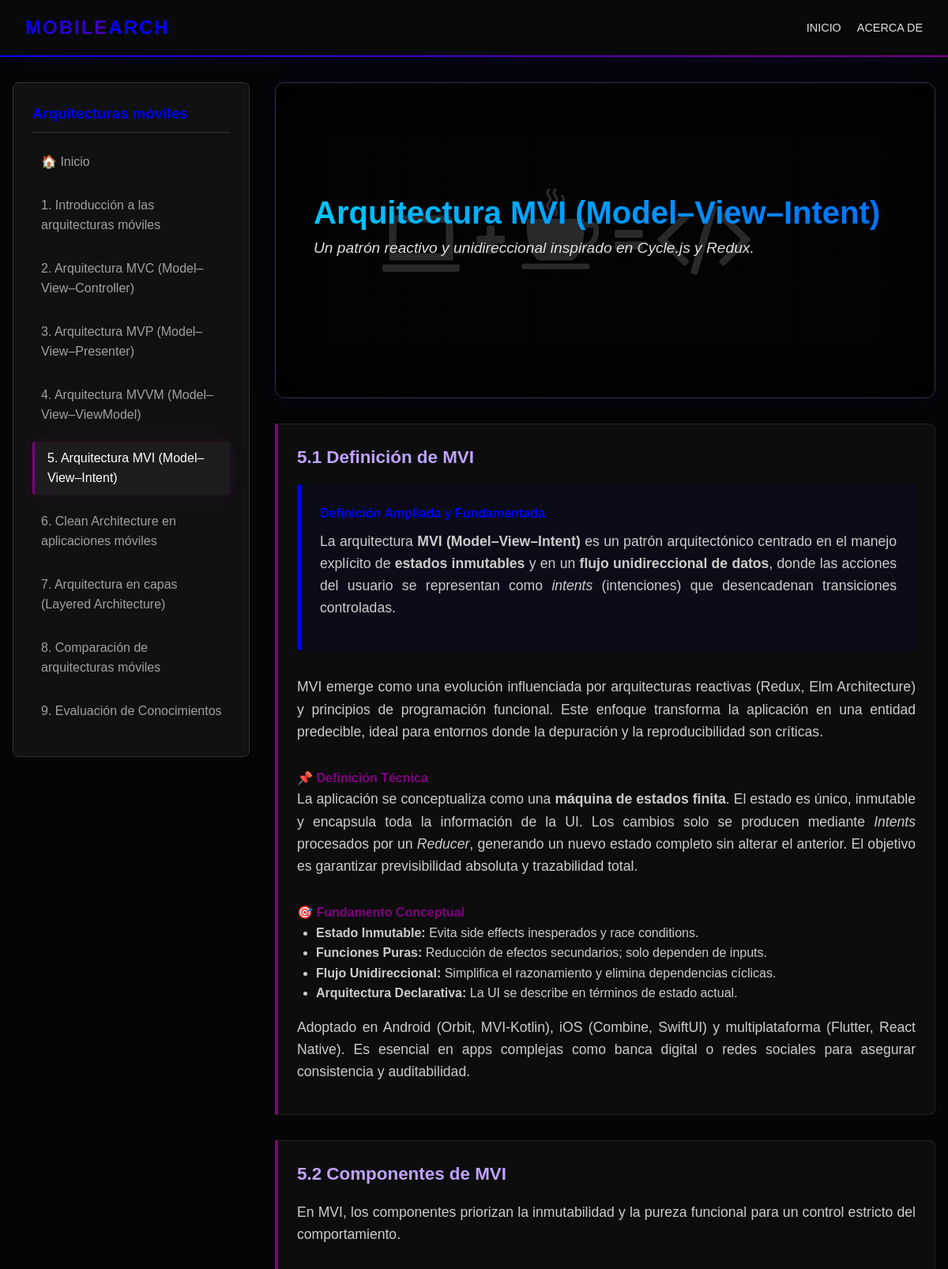
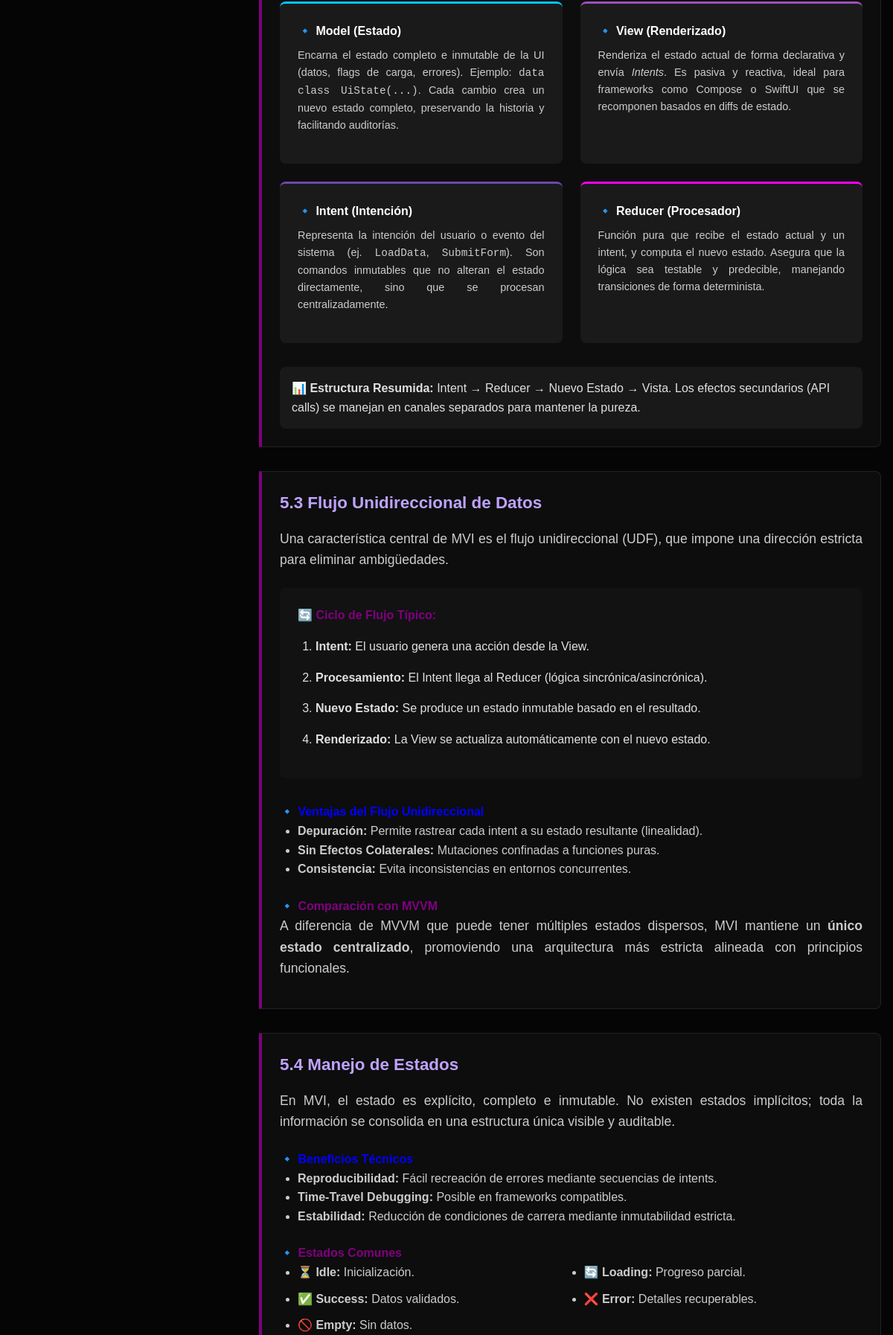
The app's page /legacy_php/topic.php?id=5 (upper part) with its own data (2 pictures, top to bottom).
### tables this page shows
CREATE TABLE `temas` (
  `id` int(11) NOT NULL AUTO_INCREMENT,
  `titulo` varchar(255) NOT NULL,
  `descripcion` text,
  PRIMARY KEY (`id`)
);

CREATE TABLE `subtemas` (
  `id` int(11) NOT NULL AUTO_INCREMENT,
  `tema_id` int(11) NOT NULL,
  `titulo` varchar(255) NOT NULL,
  `contenido` text NOT NULL,
  PRIMARY KEY (`id`),
  FOREIGN KEY (`tema_id`) REFERENCES `temas`(`id`) ON DELETE CASCADE
);

### legacy_php/topic.php (the view, shortened to what this page needs)
<?php include 'includes/header.php'; ?>
<?php
$id = isset($_GET['id']) ? intval($_GET['id']) : 0;
if ($id > 0) {
    $sql_topic = "SELECT * FROM temas WHERE id = $id";
    $res_topic = $conn->query($sql_topic);
    if ($res_topic && $res_topic->num_rows > 0) {
        $topic = $res_topic->fetch_assoc();
?>
        <div class="topic-container">
            <div class="hero" style="background: linear-gradient(rgba(0,0,0,0.8), rgba(0,0,0,0.8)), url('/Exposicion/images/intro.jpg'); margin-bottom: 2rem;">
                <div class="hero-text">
                    <h1 class="glow-text" style="font-size: 2.5rem; margin-bottom: 0.5rem;"><?php echo htmlspecialchars($topic["titulo"]); ?></h1>
                    <p style="font-size: 1.2rem; color: #e0e0e0; font-style: italic;">
                        <?php echo htmlspecialchars($topic["descripcion"]); ?>
                    </p>
                </div>
            </div>
            <div class="subtopics-list">
                <?php
                $sql_subs = "SELECT * FROM subtemas WHERE tema_id = $id ORDER BY id ASC";
                $res_subs = $conn->query($sql_subs);
                if ($res_subs && $res_subs->num_rows > 0) {
                    while ($sub = $res_subs->fetch_assoc()) {
                ?>
                        <div class="subtopic card">
                            <h3><?php echo htmlspecialchars($sub["titulo"]); ?></h3>
                            <div class="subtopic-content">
                                <?php
                                echo $sub["contenido"];
                                ?>
                            </div>
                        </div>
                <?php
                    }
                }
                ?>
            </div>
        </div>
<?php
    } else {
        echo '<div class="card"><h2>Tema no encontrado</h2><p>El tema solicitado no existe en nuestra base de datos.</p></div>';
    }
} else {
    echo '<div class="card"><h2>ID de tema inválido</h2><p>Por favor selecciona un tema válido desde el menú.</p></div>';
}
?>

### includes/header.php (shortened to what this page needs)
<?php
include __DIR__ . '/db.php';
?>
<!DOCTYPE html>
<html lang="es">
<head>
    <link rel="stylesheet" href="css/styles.css?v=<?php echo time(); ?>">
</head>
<body>
    <header>
        <nav class="navbar">
            <div class="logo">Mobile<span style="color:var(--accent-blue)">Arch</span></div>
            <ul class="nav-links">
                <li><a href="index.php">Inicio</a></li>
                <li><a href="about.php">Acerca de</a></li>
            </ul>
        </nav>
    </header>
    <div class="container">
        <aside class="sidebar">
            <h3>Arquitecturas móviles</h3>
            <ul class="topic-list">
                <?php
                $sql = "SELECT id, titulo FROM temas ORDER BY id ASC";
                $result = $conn->query($sql);
                $current_id = isset($_GET['id']) ? intval($_GET['id']) : 0;
                $is_home = basename($_SERVER['PHP_SELF']) == 'index.php';
                echo '<li><a href="index.php" class="' . ($is_home ? 'active' : '') . '">🏠 Inicio</a></li>';
                if ($result && $result->num_rows > 0) {
                    while($row = $result->fetch_assoc()) {
                        $title = $row["titulo"];
                        $active_class = ($row["id"] == $current_id && !$is_home) ? 'active' : '';
                        echo '<li><a href="topic.php?id=' . $row["id"] . '" class="' . $active_class . '">' . $row["id"] . '. ' . htmlspecialchars($title) . '</a></li>';
                    }
                }
                ?>
            </ul>
        </aside>
        <main class="content">

### css/styles.css (style rules this page uses)
:root { --bg-color: #050505; --card-bg: #111111; --text-main: #e0e0e0; --text-secondary: #a0a0a0; --accent-blue: #0000ff; --accent-purple: #800080; --gradient-main: linear-gradient(135deg, var(--accent-blue), var(--accent-purple)); }
* { box-sizing: border-box; margin: 0; padding: 0; }
body { font-family: Arial, Helvetica, sans-serif; font-weight: 400; font-style: normal; background-color: var(--bg-color); color: var(--text-main); line-height: 1.6; overflow-x: hidden; }
h1, h2, h3, h4, h5, h6 { font-family: Arial, Helvetica, sans-serif; font-weight: 700; }
header { background: rgba(10, 10, 10, 0.95); border-bottom: 2px solid; border-image: var(--gradient-main) 1; padding: 1rem 2rem; position: sticky; top: 0; z-index: 1000; box-shadow: 0 0 20px rgba(0, 0, 255, 0.2); animation: slideDown 0.5s ease-out; }
.navbar { display: flex; justify-content: space-between; align-items: center; max-width: 1200px; margin: 0 auto; }
.logo { font-size: 1.5rem; font-weight: bold; background: var(--gradient-main); -webkit-background-clip: text; background-clip: text; color: transparent; text-transform: uppercase; letter-spacing: 2px; }
.nav-links { list-style: none; display: flex; gap: 20px; }
.nav-links a { color: var(--text-main); text-decoration: none; font-weight: 500; transition: color 0.3s ease; text-transform: uppercase; font-size: 0.9rem; }
.container { max-width: 1200px; margin: 2rem auto; padding: 0 1rem; display: flex; gap: 2rem; }
.sidebar { flex: 1; max-width: 300px; background: var(--card-bg); padding: 1.5rem; border-radius: 8px; border: 1px solid #333; height: fit-content; animation: slideInLeft 0.8s ease-out; }
.sidebar h3 { margin-bottom: 1rem; color: var(--accent-blue); border-bottom: 1px solid #333; padding-bottom: 0.5rem; }
.topic-list { list-style: none; }
.topic-list li { margin-bottom: 0.8rem; }
.topic-list a { color: var(--text-secondary); text-decoration: none; display: block; padding: 0.5rem; border-radius: 4px; transition: all 0.3s ease; border-left: 3px solid transparent; }
.topic-list a:hover, .topic-list a.active { background: rgba(255, 255, 255, 0.05); color: #fff; border-left-color: var(--accent-purple); padding-left: 1rem; box-shadow: 0 0 15px rgba(128, 0, 128, 0.2); }
.content { flex: 3; animation: fadeInUp 0.8s ease-out; }
.hero { background: linear-gradient(rgba(0,0,0,0.85), rgba(0,0,0,0.85)), url('../images/intro.jpg'); background-size: cover; background-position: center; min-height: 400px; display: flex; align-items: center; justify-content: space-between; border-radius: 12px; margin-bottom: 2rem; border: 1px solid #333; box-shadow: 0 0 30px rgba(0, 0, 255, 0.1); position: relative; overflow: hidden; animation: zoomIn 1s ease-out; padding: 3rem; }
.hero::after { content: ''; position: absolute; top: 0; left: 0; right: 0; bottom: 0; border-radius: 12px; box-shadow: inset 0 0 50px rgba(0,0,0,0.8); z-index: 1; }
.hero h1 { font-size: 3.5rem; line-height: 1.1; margin-bottom: 1.5rem; background: linear-gradient(90deg, #00c6ff, #0072ff, #9d50bb, #6e48aa); background-size: 300% 300%; -webkit-background-clip: text; background-clip: text; color: transparent; animation: gradientShift 5s ease infinite; }
.hero p { font-size: 1.2rem; color: #ddd; margin-bottom: 2rem; max-width: 90%; }
.card { background: var(--card-bg); border-radius: 12px; padding: 2rem; margin-bottom: 2rem; border: 1px solid #222; position: relative; overflow: hidden; transition: transform 0.3s ease, box-shadow 0.3s ease; animation: fadeInCard 0.8s ease-out backwards; }
.subtopic { margin-top: 2rem; padding: 1.5rem; background: rgba(255, 255, 255, 0.03); border-left: 4px solid var(--accent-purple); border-radius: 0 8px 8px 0; animation: slideInUp 0.6s ease-out backwards; animation-delay: 0.3s; }
.subtopics-list .subtopic:nth-child(1) { animation-delay: 0.2s; }
.subtopics-list .subtopic:nth-child(2) { animation-delay: 0.4s; }
.subtopics-list .subtopic:nth-child(3) { animation-delay: 0.6s; }
.subtopics-list .subtopic:nth-child(4) { animation-delay: 0.8s; }
.subtopic h3 { color: #bfa3ff; margin-bottom: 1rem; font-size: 1.4rem; }
.subtopic p { margin-bottom: 1rem; color: #ccc; font-size: 1.1rem; text-align: justify; }
.objective-card { transition: transform 0.3s ease, box-shadow 0.3s ease; }
.glow-text { animation: neonPulse 3s infinite alternate; }

### records on screen
temas: id "1", titulo "Introducción a las arquitecturas móviles"
temas: id "2", titulo "Arquitectura MVC (Model–View–Controller)"
temas: id "3", titulo "Arquitectura MVP (Model–View–Presenter)"
temas: id "4", titulo "Arquitectura MVVM (Model–View–ViewModel)"
temas: id "5", titulo "Arquitectura MVI (Model–View–Intent)", descripcion "Un patrón reactivo y unidireccional inspirado en Cycle.js y Redux."
temas: id "6", titulo "Clean Architecture en aplicaciones móviles"
temas: id "7", titulo "Arquitectura en capas (Layered Architecture)"
temas: id "8", titulo "Comparación de arquitecturas móviles"
temas: id "9", titulo "Evaluación de Conocimientos"
subtemas: titulo "5.1 Definición de MVI", contenido "La arquitectura MVI (Model–View–Intent) es un patrón arquitectónico centrado en el manejo explícito de estados inmutables y en un flujo unidireccional de datos , donde las acciones del usuario se representan como intents (intenciones) que desencadenan transiciones controladas. MVI emerge como una evolución influenciada por arquitecturas reactivas (Redux, Elm Architecture) y principios de programación funcional. Este enfoque transforma la aplicación en una entidad predecible, ideal para entornos donde la depuración y la reproducibilidad son críticas. 📌 Definición Técnica La aplicación se conceptualiza como una máquina de estados finita . El estado es único, inmutable y encapsula toda la…"
subtemas: titulo "5.2 Componentes de MVI", contenido "En MVI, los componentes priorizan la inmutabilidad y la pureza funcional para un control estricto del comportamiento. 🔹 Model (Estado) Encarna el estado completo e inmutable de la UI (datos, flags de carga, errores). Ejemplo: data class UiState(...) . Cada cambio crea un nuevo estado completo, preservando la historia y facilitando auditorías. 🔹 View (Renderizado) Renderiza el estado actual de forma declarativa y envía Intents . Es pasiva y reactiva, ideal para frameworks como Compose o SwiftUI que se recomponen basados en diffs de estado. 🔹 Intent (Intención) Representa la intención del usuario o evento del sistema (ej. LoadData , SubmitForm ). Son comandos inmutables que no alteran el…"
subtemas: titulo "5.3 Flujo Unidireccional de Datos", contenido "Una característica central de MVI es el flujo unidireccional (UDF), que impone una dirección estricta para eliminar ambigüedades. 🔄 Ciclo de Flujo Típico: Intent: El usuario genera una acción desde la View. Procesamiento: El Intent llega al Reducer (lógica sincrónica/asincrónica). Nuevo Estado: Se produce un estado inmutable basado en el resultado. Renderizado: La View se actualiza automáticamente con el nuevo estado. 🔹 Ventajas del Flujo Unidireccional Depuración: Permite rastrear cada intent a su estado resultante (linealidad). Sin Efectos Colaterales: Mutaciones confinadas a funciones puras. Consistencia: Evita inconsistencias en entornos concurrentes. 🔹 Comparación con MVVM A diferencia…"
subtemas: titulo "5.4 Manejo de Estados", contenido "En MVI, el estado es explícito, completo e inmutable. No existen estados implícitos; toda la información se consolida en una estructura única visible y auditable. 🔹 Beneficios Técnicos Reproducibilidad: Fácil recreación de errores mediante secuencias de intents. Time-Travel Debugging: Posible en frameworks compatibles. Estabilidad: Reducción de condiciones de carrera mediante inmutabilidad estricta. 🔹 Estados Comunes ⏳ Idle: Inicialización. 🔄 Loading: Progreso parcial. ✅ Success: Datos validados. ❌ Error: Detalles recuperables. 🚫 Empty: Sin datos."
